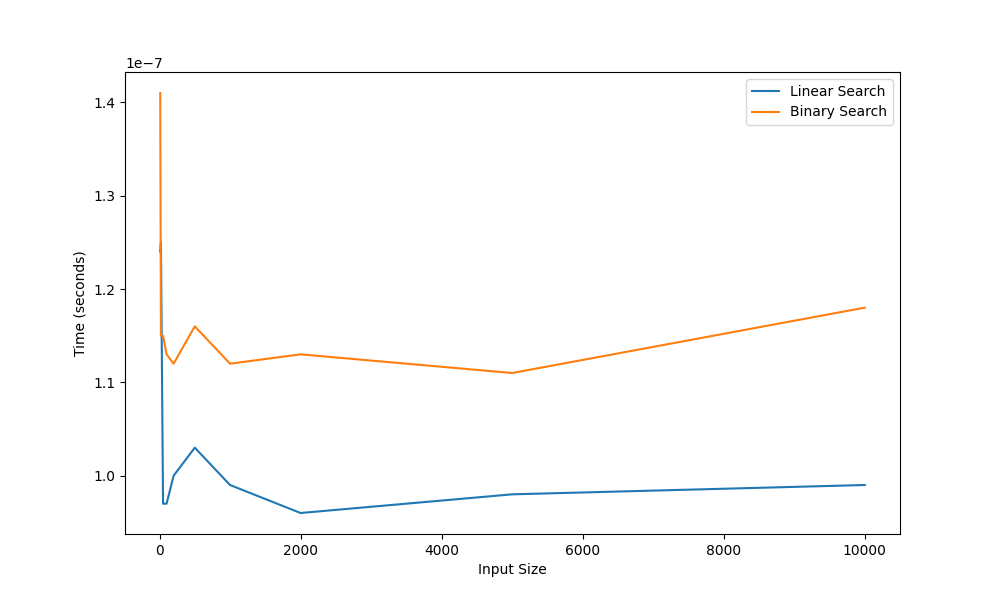

Recreate this plot in Python.
import random
import timeit
import matplotlib.pyplot as plt

def linear_search(arr, x):
    for i in range(len(arr)):
        if arr[i] == x:
            return i
    return -1

def binary_search(arr, x):
    quicksort(arr, 0, len(arr) - 1)
    l = 0
    r = len(arr) - 1
    while l <= r:
        mid = l + (r - l) // 2
        if arr[mid] == x:
            return mid
        elif arr[mid] < x:
            l = mid + 1
        else:
            r = mid - 1
    return -1

def quicksort(arr, low, high):
    if low < high:
        pi = partition(arr, low, high)
        quicksort(arr, low, pi - 1)
        quicksort(arr, pi + 1, high)

def partition(arr, low, high):
    pivot_index = random.randrange(low, high)
    arr[high], arr[pivot_index] = arr[pivot_index], arr[high]  # Move pivot to end
    pivot = arr[high]
    i = low - 1
    for j in range(low, high):
        if arr[j] < pivot:
            i += 1
            arr[i], arr[j] = arr[j], arr[i]
    arr[i + 1], arr[high] = arr[high], arr[i + 1]
    return i + 1

sizes = [10, 20, 50, 100, 200, 500, 1000, 2000, 5000, 10000]
linear_avg = []
binary_w_quicksort = []

for size in sizes:
    numbers = [x for x in range(size, 0)] # Reverse order == worst case
    time = timeit.timeit(lambda: linear_search(numbers, size), number=100) / 100
    linear_avg.append(time)
    time = timeit.timeit(lambda: binary_search(numbers, size), number=100) / 100
    binary_w_quicksort.append(time)

# Plot the results
plt.figure(figsize=(10, 6))
plt.plot(sizes, linear_avg, label='Linear Search')
plt.plot(sizes, binary_w_quicksort, label='Binary Search')
plt.xlabel('Input Size')
plt.ylabel('Time (seconds)')
plt.legend()

# Save the plot as a PNG image
plt.savefig('ex6_worst.png')